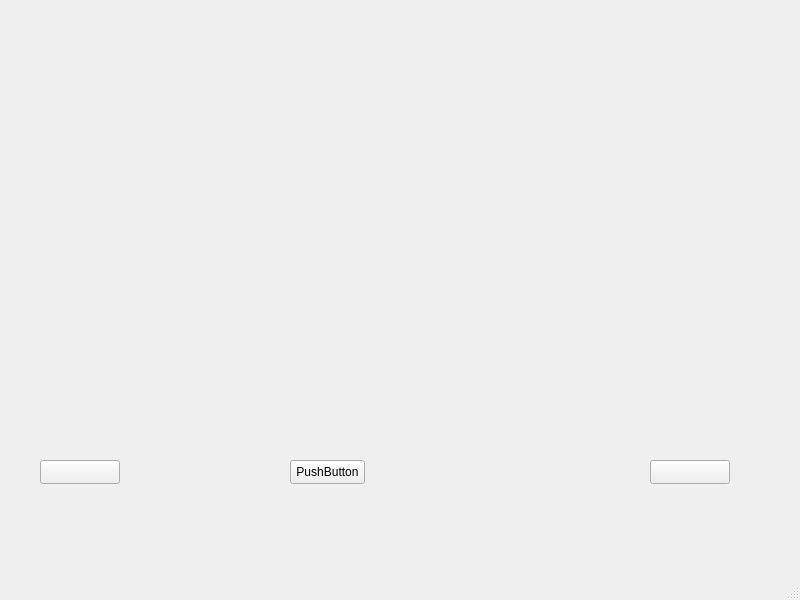
<?xml version="1.0" encoding="UTF-8"?>
<ui version="4.0">
 <class>MainWindow</class>
 <widget class="QMainWindow" name="MainWindow">
  <property name="geometry">
   <rect>
    <x>0</x>
    <y>0</y>
    <width>800</width>
    <height>600</height>
   </rect>
  </property>
  <property name="windowTitle">
   <string>MainWindow</string>
  </property>
  <widget class="QWidget" name="centralwidget">
   <widget class="QPushButton" name="pushButton">
    <property name="geometry">
     <rect>
      <x>290</x>
      <y>460</y>
      <width>75</width>
      <height>24</height>
     </rect>
    </property>
    <property name="text">
     <string>PushButton</string>
    </property>
   </widget>
   <widget class="QPushButton" name="red_arrow">
    <property name="geometry">
     <rect>
      <x>40</x>
      <y>460</y>
      <width>80</width>
      <height>24</height>
     </rect>
    </property>
    <property name="text">
     <string/>
    </property>
   </widget>
   <widget class="QPushButton" name="green_arrow">
    <property name="geometry">
     <rect>
      <x>650</x>
      <y>460</y>
      <width>80</width>
      <height>24</height>
     </rect>
    </property>
    <property name="text">
     <string/>
    </property>
   </widget>
  </widget>
  <widget class="QMenuBar" name="menubar">
   <property name="geometry">
    <rect>
     <x>0</x>
     <y>0</y>
     <width>800</width>
     <height>21</height>
    </rect>
   </property>
  </widget>
  <widget class="QStatusBar" name="statusbar"/>
 </widget>
 <resources/>
 <connections/>
</ui>
